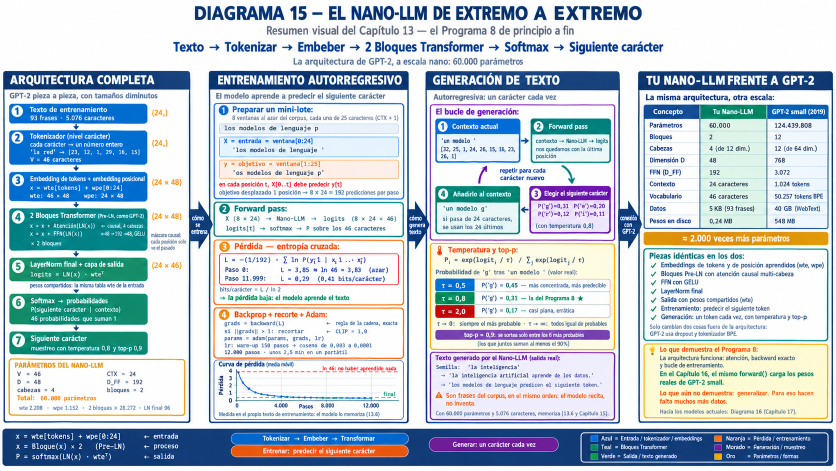
#> input picture diagramas/originales/d15_orig.png, 1672 x 941 px, found by its file name (shown at 1/2 size)
$ python fix_d15.py
#> lines starting #> are read from the running program, lines starting #| are printed output that depends on the picture
"""Corrige el Diagrama 15 (imagen del autor, 1672 x 941):
1) quita la forma «(24,)» del paso 1 (el texto de entrenamiento no es un tensor de 24);
2) rehace la fórmula de la pérdida, con subíndices ilegibles: P(yₜ | x₁ … xₜ);
3) leyenda: «Fenaración» -> «Generación»."""
from collections import Counter
from PIL import Image, ImageDraw, ImageFont

FB = '/usr/share/fonts/truetype/crosextra/Carlito-Bold.ttf'
FR = '/usr/share/fonts/truetype/crosextra/Carlito-Regular.ttf'
MONO = '/usr/share/fonts/truetype/dejavu/DejaVuSansMono.ttf'

im = Image.open('d15_orig.png').convert('RGB')
#> im is the input picture: PIL image 1672x941 RGB; mean R, G, B 188.6, 202.4, 213.7
d = ImageDraw.Draw(im)

def fondo_de(caja):
    x0, y0, x1, y1 = caja
    borde = [im.getpixel((x, y0 - 1)) for x in range(x0, x1)] + \
            [im.getpixel((x, y1 + 1)) for x in range(x0, x1)]
    return Counter(borde).most_common(1)[0][0]

def parche2(caja, s, fpath, talla, ancho_max, tinta, fondo=None, dx=0):
    x0, y0, x1, y1 = caja
    fondo = fondo or fondo_de(caja)
    f = ImageFont.truetype(fpath, talla * 4)
    w = int(d.textlength(s, font=f)) + 8
    capa = Image.new('L', (w, talla * 6), 0)
    ImageDraw.Draw(capa).text((4, talla), s, font=f, fill=255)
    capa = capa.crop(capa.getbbox())
    ancho, alto = min(capa.width / 4, ancho_max), capa.height / 4
    capa = capa.resize((round(ancho), round(alto)), Image.LANCZOS)
    d.rectangle(caja, fill=fondo)
    im.paste(Image.new('RGB', capa.size, tinta), (round(x0 + dx), round((y0 + y1) / 2 - alto / 2 + 1)), capa)

# 1) «(24,)» del paso 1
caja = (300, 215, 348, 236)
d.rectangle(caja, fill=fondo_de(caja))
#> in fondo_de, `borde = [im.getpixel((x, y0 - 1)) for x in range(x0, x1)] + \ [im.getp..`: borde = 96 items, first 6: (250, 253, 254), (252, 254, 254), (254, 255, 254), (254, 255, 254), (254, 254, 254), (254, 254, 253)

# 2) fórmula de la pérdida (se conserva «L = −(1/192) · ∑ ln » y se rehace desde «P(»)
MONOB = '/usr/share/fonts/truetype/dejavu/DejaVuSansMono-Bold.ttf'
def formula(caja, trozos, talla, tinta, dx=0):
    """Escribe una fórmula con subíndices: trozos = [(texto, es_subindice), ...]."""
    x0, y0, x1, y1 = caja
    Z = 4
    fn, fs = ImageFont.truetype(MONOB, talla * Z), ImageFont.truetype(MONOB, int(talla * 0.68) * Z)
    capa = Image.new('L', ((x1 - x0) * Z, (y1 - y0) * Z), 0)
    dc = ImageDraw.Draw(capa)
    x = dx * Z
    base = (y1 - y0) * Z * 0.5 - talla * Z * 0.62
    for t, sub in trozos:
        f = fs if sub else fn
        dc.text((x, base + (talla * Z * 0.48 if sub else 0)), t, font=f, fill=255)
        x += dc.textlength(t, font=f)
    capa = capa.resize((x1 - x0, y1 - y0), Image.LANCZOS)
    d.rectangle(caja, fill=fondo_de(caja))
    im.paste(Image.new('RGB', capa.size, tinta), (x0, y0), capa)
formula((601, 510, 738, 531), [('P(y', 0), ('t', 1), (' | x', 0), ('1', 1), (' … x', 0), ('t', 1), (')', 0)],
        13, (22, 40, 115), dx=2)
#> in formula, `capa = Image.new('L', ((x1 - x0) * Z, (y1 - y0) * Z), 0)`: capa: PIL image 548x84 L; every value is 0
#> the loop in formula, `for t, sub in trozos:` made 7 passes
#> x on passes 1 to 7: 101.9, 121.2, 246.5, 265.7, 391, 410.2, 441.5
#> after the loop in formula, `for t, sub in trozos:`: x = 441.5
#> in formula, `capa = capa.resize((x1 - x0, y1 - y0), Image.LANCZOS)`:
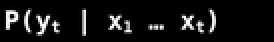
#> capa: PIL image 137x21 L (shown 2 times larger); min 0, max 255, mean 19.8

# 3) leyenda
parche2((1505, 884, 1615, 902), 'Generación / muestreo', FB, 15, 104, tinta=(255, 255, 255))
#> in parche2, `fondo = fondo or fondo_de(caja)`: fondo = (16, 58, 116)
#> in parche2, `w = int(d.textlength(s, font=f)) + 8`: w = 695
#> in parche2, `capa = Image.new('L', (w, talla * 6), 0)`: capa: PIL image 695x90 L; every value is 0
#> in parche2, `ImageDraw.Draw(capa).text((4, talla), s, font=f, fill=255)`:
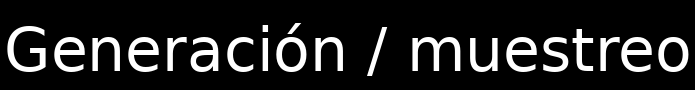
#> capa: PIL image 695x90 L; min 0, max 255, mean 33.7
#> in parche2, `capa = capa.crop(capa.getbbox())`:
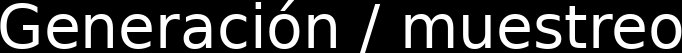
#> capa: PIL image 682x53 L; min 0, max 255, mean 58.4

im.save('d15_corregido.png')
